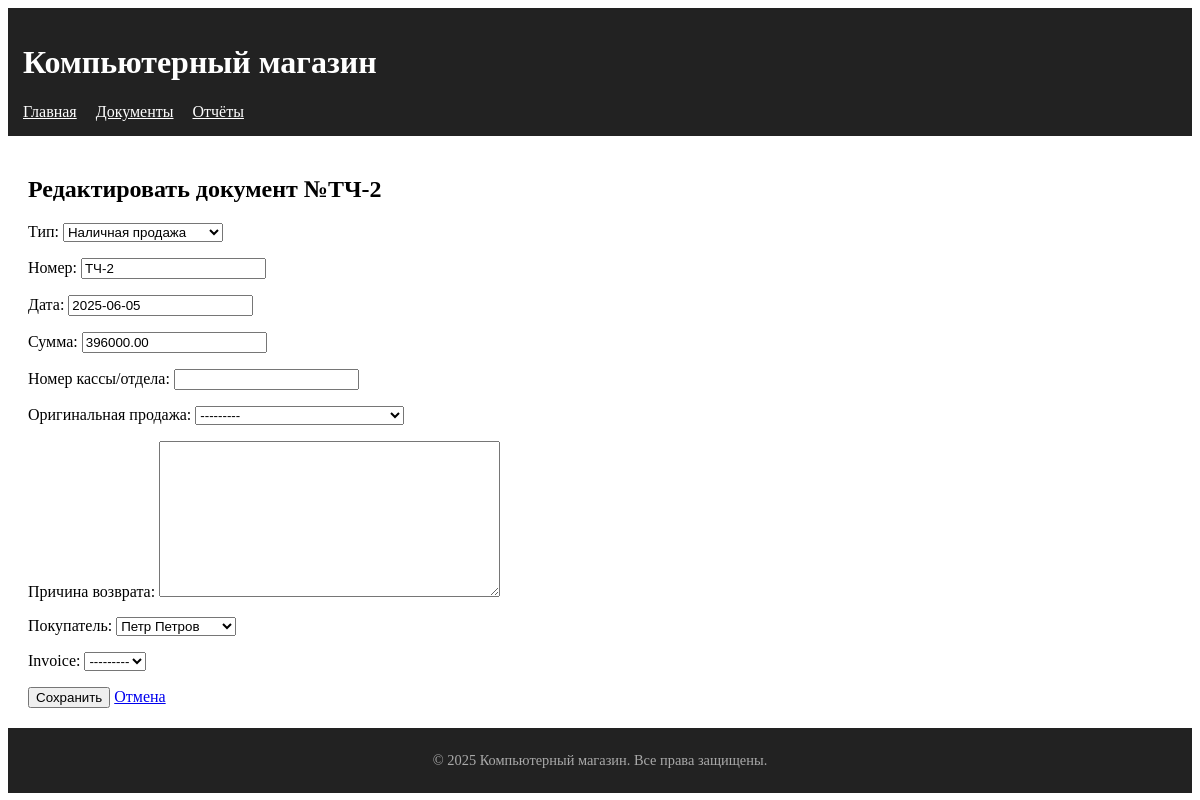
Page /sale_documents/23/edit/ on the committed database.
### store/models.py (models this page shows, shortened)
class SaleDocument(models.Model):
    DOC_TYPES = (
        ('cashless', 'Безналичная продажа'),
        ('cash', 'Наличная продажа'),
        ('return', 'Возврат товара'),
    )
    type = models.CharField(
        max_length=10,
        choices=DOC_TYPES,
        verbose_name="Тип"
    )
    number = models.CharField(
        max_length=20,
        unique=True,
        verbose_name="Номер",
    )
    date = models.DateField(
        default=timezone.now,
        verbose_name="Дата"
    )
    total = models.DecimalField(
        max_digits=12,
        decimal_places=2,
        default=0,
        verbose_name="Сумма"
    )
    created_at = models.DateTimeField(
        auto_now_add=True,
        verbose_name="Дата создания"
    )
    invoice = models.ForeignKey(
        Invoice,
        on_delete=models.PROTECT,
        null=True,
        blank=True,
        verbose_name="Счет",
        related_name='sale_documents'
    )
    cash_register = models.CharField(
        max_length=50,
        blank=True,
        verbose_name="Номер кассы/отдела"
    )
    original_sale = models.ForeignKey(
        'self',
        on_delete=models.CASCADE,
        null=True,
        blank=True,
        verbose_name="Оригинальная продажа",
        related_name='returns'
    )
    reason = models.TextField(
        blank=True,
        verbose_name="Причина возврата"
    )
    customer = models.ForeignKey(
        Customer,
        on_delete=models.PROTECT,
        verbose_name="Покупатель"
    )
    class Meta:
        verbose_name = "Документ продажи"
        verbose_name_plural = "Документы продаж"
        ordering = ['-date', '-id']
        indexes = [
            models.Index(fields=['type', 'date']),
            models.Index(fields=['customer']),
        ]
    def __str__(self):
        return f"{self.get_type_display()} №{self.number}"
    invoice = models.OneToOneField(
        Invoice,
        on_delete=models.SET_NULL,
        null=True, blank=True,
        related_name='sale_document'
    )

### store/views.py (the view)
# urls.py: path('sale_documents/<int:pk>/edit/', views.SaleDocumentUpdateView.as_view(), name='edit'),
class SaleDocumentUpdateView(UpdateView):
    model = SaleDocument
    fields = '__all__'
    template_name = 'store/documents/edit.html'
    success_url = reverse_lazy('document_list')

### store/models.py (called while the page is built)
    def __str__(self):
        return self.name

### store/templates/store/documents/edit.html (shortened to what this page needs)
{% extends 'store/base.html' %}
{% block content %}
  <h2>Редактировать документ №{{ object.number }}</h2>
  <form method="post">
    {{ form.as_p }}
    <button type="submit" class="btn btn-success">Сохранить</button>
    <a href="{% url 'detail' object.pk %}" class="btn btn-secondary">Отмена</a>
  </form>
{% endblock %}

### rows in the picture
SaleDocument: number "ТЧ-2", date "2025-06-05", total "396000.00", original_sale "---------", customer "Петр Петров", invoice "---------"
SaleDocument: type "Наличная продажа"
